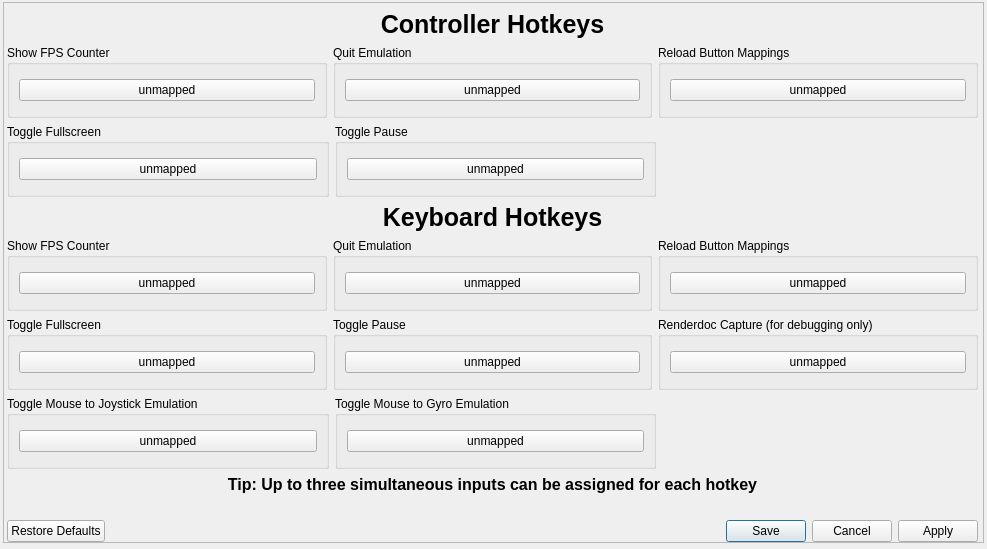
<?xml version="1.0" encoding="UTF-8"?>
<!-- SPDX-FileCopyrightText: Copyright 2024 shadPS4 Emulator Project
     SPDX-License-Identifier: GPL-2.0-or-later -->
<ui version="4.0">
 <class>Hotkeys</class>
 <widget class="QDialog" name="Hotkeys">
  <property name="windowModality">
   <enum>Qt::WindowModality::WindowModal</enum>
  </property>
  <property name="geometry">
   <rect>
    <x>0</x>
    <y>0</y>
    <width>987</width>
    <height>549</height>
   </rect>
  </property>
  <property name="windowTitle">
   <string>Customize Hotkeys</string>
  </property>
  <widget class="QScrollArea" name="scrollArea">
   <property name="geometry">
    <rect>
     <x>3</x>
     <y>2</y>
     <width>981</width>
     <height>541</height>
    </rect>
   </property>
   <property name="widgetResizable">
    <bool>true</bool>
   </property>
   <widget class="QWidget" name="scrollAreaWidgetContents">
    <property name="geometry">
     <rect>
      <x>0</x>
      <y>0</y>
      <width>979</width>
      <height>539</height>
     </rect>
    </property>
    <widget class="QWidget" name="verticalLayoutWidget_3">
     <property name="geometry">
      <rect>
       <x>3</x>
       <y>7</y>
       <width>971</width>
       <height>532</height>
      </rect>
     </property>
     <layout class="QVBoxLayout" name="HotkeysLayout">
      <item>
       <widget class="QLabel" name="controllerLabel">
        <property name="sizePolicy">
         <sizepolicy hsizetype="Preferred" vsizetype="Fixed">
          <horstretch>0</horstretch>
          <verstretch>0</verstretch>
         </sizepolicy>
        </property>
        <property name="font">
         <font>
          <pointsize>19</pointsize>
          <bold>true</bold>
         </font>
        </property>
        <property name="text">
         <string>Controller Hotkeys</string>
        </property>
        <property name="alignment">
         <set>Qt::AlignmentFlag::AlignCenter</set>
        </property>
       </widget>
      </item>
      <item>
       <layout class="QHBoxLayout" name="horizontalLayoutPad1">
        <item>
         <widget class="QGroupBox" name="fpsGroupboxPad">
          <property name="sizePolicy">
           <sizepolicy hsizetype="Expanding" vsizetype="Preferred">
            <horstretch>0</horstretch>
            <verstretch>0</verstretch>
           </sizepolicy>
          </property>
          <property name="title">
           <string>Show FPS Counter</string>
          </property>
          <layout class="QVBoxLayout" name="verticalLayout_2">
           <item>
            <widget class="QPushButton" name="fpsButtonPad">
             <property name="focusPolicy">
              <enum>Qt::FocusPolicy::NoFocus</enum>
             </property>
             <property name="text">
              <string>unmapped</string>
             </property>
            </widget>
           </item>
          </layout>
         </widget>
        </item>
        <item>
         <widget class="QGroupBox" name="quitGroupboxKB_2">
          <property name="sizePolicy">
           <sizepolicy hsizetype="Expanding" vsizetype="Preferred">
            <horstretch>0</horstretch>
            <verstretch>0</verstretch>
           </sizepolicy>
          </property>
          <property name="title">
           <string>Quit Emulation</string>
          </property>
          <layout class="QVBoxLayout" name="verticalLayout_5">
           <item>
            <widget class="QPushButton" name="quitButtonPad">
             <property name="focusPolicy">
              <enum>Qt::FocusPolicy::NoFocus</enum>
             </property>
             <property name="text">
              <string>unmapped</string>
             </property>
            </widget>
           </item>
          </layout>
         </widget>
        </item>
        <item>
         <widget class="QGroupBox" name="reloadMappingsBoxPad">
          <property name="sizePolicy">
           <sizepolicy hsizetype="Expanding" vsizetype="Preferred">
            <horstretch>0</horstretch>
            <verstretch>0</verstretch>
           </sizepolicy>
          </property>
          <property name="title">
           <string>Reload Button Mappings</string>
          </property>
          <layout class="QVBoxLayout" name="verticalLayout_6">
           <item>
            <widget class="QPushButton" name="reloadButtonPad">
             <property name="text">
              <string>unmapped</string>
             </property>
            </widget>
           </item>
          </layout>
         </widget>
        </item>
       </layout>
      </item>
      <item>
       <layout class="QHBoxLayout" name="horizontalLayoutPad2">
        <item>
         <widget class="QGroupBox" name="fullscreenGroupboxPad">
          <property name="sizePolicy">
           <sizepolicy hsizetype="Expanding" vsizetype="Preferred">
            <horstretch>0</horstretch>
            <verstretch>0</verstretch>
           </sizepolicy>
          </property>
          <property name="title">
           <string>Toggle Fullscreen</string>
          </property>
          <layout class="QVBoxLayout" name="verticalLayout_3">
           <item>
            <widget class="QPushButton" name="fullscreenButtonPad">
             <property name="focusPolicy">
              <enum>Qt::FocusPolicy::NoFocus</enum>
             </property>
             <property name="text">
              <string>unmapped</string>
             </property>
            </widget>
           </item>
          </layout>
         </widget>
        </item>
        <item>
         <widget class="QGroupBox" name="pauseGroupboxPad">
          <property name="sizePolicy">
           <sizepolicy hsizetype="Expanding" vsizetype="Preferred">
            <horstretch>0</horstretch>
            <verstretch>0</verstretch>
           </sizepolicy>
          </property>
          <property name="title">
           <string>Toggle Pause</string>
          </property>
          <layout class="QVBoxLayout" name="verticalLayout_4">
           <item>
            <widget class="QPushButton" name="pauseButtonPad">
             <property name="focusPolicy">
              <enum>Qt::FocusPolicy::NoFocus</enum>
             </property>
             <property name="text">
              <string>unmapped</string>
             </property>
            </widget>
           </item>
          </layout>
         </widget>
        </item>
        <item>
         <spacer name="horizontalSpacer_2">
          <property name="orientation">
           <enum>Qt::Orientation::Horizontal</enum>
          </property>
          <property name="sizeHint" stdset="0">
           <size>
            <width>40</width>
            <height>20</height>
           </size>
          </property>
         </spacer>
        </item>
       </layout>
      </item>
      <item>
       <widget class="QLabel" name="keyboardLabel">
        <property name="sizePolicy">
         <sizepolicy hsizetype="Preferred" vsizetype="Fixed">
          <horstretch>0</horstretch>
          <verstretch>0</verstretch>
         </sizepolicy>
        </property>
        <property name="font">
         <font>
          <pointsize>19</pointsize>
          <bold>true</bold>
         </font>
        </property>
        <property name="text">
         <string>Keyboard Hotkeys</string>
        </property>
        <property name="alignment">
         <set>Qt::AlignmentFlag::AlignCenter</set>
        </property>
       </widget>
      </item>
      <item>
       <layout class="QHBoxLayout" name="horizontalLayoutKB1">
        <item>
         <widget class="QGroupBox" name="fpsGroupboxKB">
          <property name="sizePolicy">
           <sizepolicy hsizetype="Expanding" vsizetype="Preferred">
            <horstretch>0</horstretch>
            <verstretch>0</verstretch>
           </sizepolicy>
          </property>
          <property name="title">
           <string>Show FPS Counter</string>
          </property>
          <layout class="QVBoxLayout" name="verticalLayout_7">
           <item>
            <widget class="QPushButton" name="fpsButtonKB">
             <property name="focusPolicy">
              <enum>Qt::FocusPolicy::NoFocus</enum>
             </property>
             <property name="text">
              <string>unmapped</string>
             </property>
            </widget>
           </item>
          </layout>
         </widget>
        </item>
        <item>
         <widget class="QGroupBox" name="quitGroupboxKB">
          <property name="sizePolicy">
           <sizepolicy hsizetype="Expanding" vsizetype="Preferred">
            <horstretch>0</horstretch>
            <verstretch>0</verstretch>
           </sizepolicy>
          </property>
          <property name="title">
           <string>Quit Emulation</string>
          </property>
          <layout class="QVBoxLayout" name="verticalLayout_9">
           <item>
            <widget class="QPushButton" name="quitButtonKB">
             <property name="focusPolicy">
              <enum>Qt::FocusPolicy::NoFocus</enum>
             </property>
             <property name="text">
              <string>unmapped</string>
             </property>
            </widget>
           </item>
          </layout>
         </widget>
        </item>
        <item>
         <widget class="QGroupBox" name="reloadMappingsBoxKB">
          <property name="sizePolicy">
           <sizepolicy hsizetype="Expanding" vsizetype="Preferred">
            <horstretch>0</horstretch>
            <verstretch>0</verstretch>
           </sizepolicy>
          </property>
          <property name="title">
           <string>Reload Button Mappings</string>
          </property>
          <layout class="QVBoxLayout" name="verticalLayout_11">
           <item>
            <widget class="QPushButton" name="reloadButtonKB">
             <property name="focusPolicy">
              <enum>Qt::FocusPolicy::NoFocus</enum>
             </property>
             <property name="text">
              <string>unmapped</string>
             </property>
            </widget>
           </item>
          </layout>
         </widget>
        </item>
       </layout>
      </item>
      <item>
       <layout class="QHBoxLayout" name="horizontalLayoutKB2">
        <item>
         <widget class="QGroupBox" name="fullscreenGroupboxKB">
          <property name="sizePolicy">
           <sizepolicy hsizetype="Expanding" vsizetype="Preferred">
            <horstretch>0</horstretch>
            <verstretch>0</verstretch>
           </sizepolicy>
          </property>
          <property name="title">
           <string>Toggle Fullscreen</string>
          </property>
          <layout class="QVBoxLayout" name="verticalLayout_8">
           <item>
            <widget class="QPushButton" name="fullscreenButtonKB">
             <property name="focusPolicy">
              <enum>Qt::FocusPolicy::NoFocus</enum>
             </property>
             <property name="text">
              <string>unmapped</string>
             </property>
            </widget>
           </item>
          </layout>
         </widget>
        </item>
        <item>
         <widget class="QGroupBox" name="pauseGroupboxKB">
          <property name="sizePolicy">
           <sizepolicy hsizetype="Expanding" vsizetype="Preferred">
            <horstretch>0</horstretch>
            <verstretch>0</verstretch>
           </sizepolicy>
          </property>
          <property name="title">
           <string>Toggle Pause</string>
          </property>
          <layout class="QVBoxLayout" name="verticalLayout_10">
           <item>
            <widget class="QPushButton" name="pauseButtonKB">
             <property name="focusPolicy">
              <enum>Qt::FocusPolicy::NoFocus</enum>
             </property>
             <property name="text">
              <string>unmapped</string>
             </property>
            </widget>
           </item>
          </layout>
         </widget>
        </item>
        <item>
         <widget class="QGroupBox" name="renderdocGroupbox">
          <property name="sizePolicy">
           <sizepolicy hsizetype="Expanding" vsizetype="Preferred">
            <horstretch>0</horstretch>
            <verstretch>0</verstretch>
           </sizepolicy>
          </property>
          <property name="title">
           <string>Renderdoc Capture (for debugging only)</string>
          </property>
          <layout class="QVBoxLayout" name="verticalLayout_12">
           <item>
            <widget class="QPushButton" name="renderdocButton">
             <property name="focusPolicy">
              <enum>Qt::FocusPolicy::NoFocus</enum>
             </property>
             <property name="text">
              <string>unmapped</string>
             </property>
            </widget>
           </item>
          </layout>
         </widget>
        </item>
       </layout>
      </item>
      <item>
       <layout class="QHBoxLayout" name="horizontalLayout">
        <item>
         <widget class="QGroupBox" name="mouseJoystickGroupbox">
          <property name="sizePolicy">
           <sizepolicy hsizetype="Expanding" vsizetype="Preferred">
            <horstretch>0</horstretch>
            <verstretch>0</verstretch>
           </sizepolicy>
          </property>
          <property name="title">
           <string>Toggle Mouse to Joystick Emulation</string>
          </property>
          <layout class="QVBoxLayout" name="verticalLayout_13">
           <item>
            <widget class="QPushButton" name="mouseJoystickButton">
             <property name="focusPolicy">
              <enum>Qt::FocusPolicy::NoFocus</enum>
             </property>
             <property name="text">
              <string>unmapped</string>
             </property>
            </widget>
           </item>
          </layout>
         </widget>
        </item>
        <item>
         <widget class="QGroupBox" name="mouseGyroGroupbox">
          <property name="sizePolicy">
           <sizepolicy hsizetype="Expanding" vsizetype="Preferred">
            <horstretch>0</horstretch>
            <verstretch>0</verstretch>
           </sizepolicy>
          </property>
          <property name="title">
           <string>Toggle Mouse to Gyro Emulation</string>
          </property>
          <layout class="QVBoxLayout" name="verticalLayout_14">
           <item>
            <widget class="QPushButton" name="mouseGyroButton">
             <property name="focusPolicy">
              <enum>Qt::FocusPolicy::NoFocus</enum>
             </property>
             <property name="text">
              <string>unmapped</string>
             </property>
            </widget>
           </item>
          </layout>
         </widget>
        </item>
        <item>
         <spacer name="horizontalSpacer_3">
          <property name="orientation">
           <enum>Qt::Orientation::Horizontal</enum>
          </property>
          <property name="sizeHint" stdset="0">
           <size>
            <width>40</width>
            <height>20</height>
           </size>
          </property>
         </spacer>
        </item>
       </layout>
      </item>
      <item>
       <widget class="QLabel" name="tipLabel">
        <property name="sizePolicy">
         <sizepolicy hsizetype="Preferred" vsizetype="Fixed">
          <horstretch>0</horstretch>
          <verstretch>0</verstretch>
         </sizepolicy>
        </property>
        <property name="font">
         <font>
          <pointsize>12</pointsize>
          <bold>true</bold>
         </font>
        </property>
        <property name="text">
         <string>Tip: Up to three simultaneous inputs can be assigned for each hotkey</string>
        </property>
        <property name="alignment">
         <set>Qt::AlignmentFlag::AlignCenter</set>
        </property>
       </widget>
      </item>
      <item>
       <spacer name="horizontalSpacer">
        <property name="orientation">
         <enum>Qt::Orientation::Horizontal</enum>
        </property>
        <property name="sizeHint" stdset="0">
         <size>
          <width>40</width>
          <height>20</height>
         </size>
        </property>
       </spacer>
      </item>
      <item>
       <widget class="QDialogButtonBox" name="buttonBox">
        <property name="orientation">
         <enum>Qt::Orientation::Horizontal</enum>
        </property>
        <property name="standardButtons">
         <set>QDialogButtonBox::StandardButton::Apply|QDialogButtonBox::StandardButton::Cancel|QDialogButtonBox::StandardButton::RestoreDefaults|QDialogButtonBox::StandardButton::Save</set>
        </property>
       </widget>
      </item>
     </layout>
    </widget>
   </widget>
  </widget>
 </widget>
 <resources/>
 <connections>
  <connection>
   <sender>buttonBox</sender>
   <signal>accepted()</signal>
   <receiver>Hotkeys</receiver>
   <slot>accept()</slot>
   <hints>
    <hint type="sourcelabel">
     <x>248</x>
     <y>254</y>
    </hint>
    <hint type="destinationlabel">
     <x>157</x>
     <y>274</y>
    </hint>
   </hints>
  </connection>
  <connection>
   <sender>buttonBox</sender>
   <signal>rejected()</signal>
   <receiver>Hotkeys</receiver>
   <slot>reject()</slot>
   <hints>
    <hint type="sourcelabel">
     <x>316</x>
     <y>260</y>
    </hint>
    <hint type="destinationlabel">
     <x>286</x>
     <y>274</y>
    </hint>
   </hints>
  </connection>
 </connections>
</ui>
